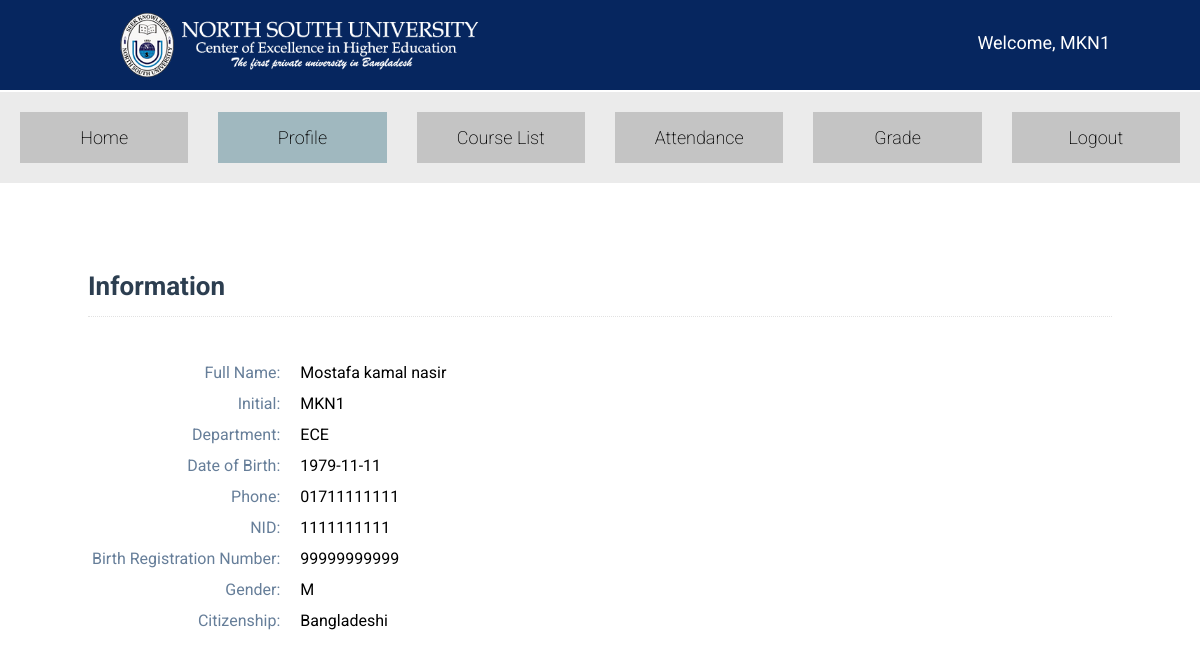
Page /faculty/faculty_profile.php (signed in) on the committed database.
### tables this page shows
CREATE TABLE `faculty_profile` (
  `name` varchar(40) DEFAULT NULL,
  `initial` varchar(10) NOT NULL,
  `department_name` varchar(10) DEFAULT NULL,
  `phone_number` varchar(15) DEFAULT NULL,
  `nid` varchar(50) NOT NULL,
  `birth_reg_no` varchar(50) NOT NULL,
  `dob` date NOT NULL,
  `gender` char(1) NOT NULL,
  `citizenship` varchar(20) DEFAULT NULL
);

### library/class.DB.php (called while the page is built, shortened)
<?php
class DB{
    public $connection;
    function __construct($configs){
        $this->connection = mysqli_connect($configs->host,$configs->username,$configs->password, $configs->dbname);
    }
    function query($sql, $debug=false){
        return mysqli_query($this->connection, $sql);
    }
}

### app.php (called while the page is built, shortened)
<?php
require PATH . './library/class.DB.php';
require PATH . './library/class.Users.php';
$APP_DB = new DB(new CONFIG_DB());

### library/class.Users.php (called while the page is built, shortened)
<?php
class USERS{
    public static function isLogged(){
        return isset($_COOKIE['logged_user']) && isset($_COOKIE['user_role']);
    }
    public static function getUserName(){
        return $_COOKIE['logged_user'];
    }
}

### faculty/faculty_profile.php (the view, shortened to what this page needs)
<?php
include "../app.php";
?>
<!DOCTYPE html>
<html lang="en">
<head>
  <link rel="stylesheet" href="../src/css/styles.css">
</head>
<body>
  <?php include "../template/header.php"; ?>
  <?php include "../template/sub_header.php"; ?>
  <?php
  $current = USERS::getUserName();
  $result = $APP_DB->query("SELECT * FROM faculty_profile WHERE initial= '$current'");
  while ($row = $result->fetch_assoc()) {
    $name = $row['name'];
    $initial = $current;
    $department_name = $row['department_name'];
    $phone_no = $row['phone_number'];
    $nid = $row['nid'];
    $birth = $row['birth_reg_no'];
    $date_of_birth = $row['dob'];
    $gender = $row['gender'];
    $citzenship = $row['citizenship'];
  }
  ?>
  <div class="container_panel">
    <h2 class="table_desc">Information</h2>
    <div class="profile_info">
      <div class="profile_info_row">
        <div class="profile_info_name">Full Name:</div>
        <div class="profile_info_value"><?php echo $name; ?></div>
      </div>
      <div class="profile_info_row">
        <div class="profile_info_name">Initial:</div>
        <div class="profile_info_value"><?php echo $initial; ?></div>
      </div>
      <div class="profile_info_row">
        <div class="profile_info_name">Department:</div>
        <div class="profile_info_value"><?php echo $department_name; ?></div>
      </div>
      <div class="profile_info_row">
        <div class="profile_info_name">Date of Birth:</div>
        <div class="profile_info_value"><?php echo $date_of_birth; ?></div>
      </div>
      <div class="profile_info_row">
        <div class="profile_info_name">Phone:</div>
        <div class="profile_info_value"><?php echo $phone_no; ?></div>
      </div>
      <div class="profile_info_row">
        <div class="profile_info_name">NID:</div>
        <div class="profile_info_value"><?php echo $nid; ?></div>
      </div>
      <div class="profile_info_row">
        <div class="profile_info_name">Birth Registration Number:</div>
        <div class="profile_info_value"><?php echo $birth; ?></div>
      </div>
      <div class="profile_info_row">
        <div class="profile_info_name">Gender:</div>
        <div class="profile_info_value"><?php echo $gender; ?></div>
      </div>
      <div class="profile_info_row">
        <div class="profile_info_name">Citizenship:</div>
        <div class="profile_info_value"><?php echo $citzenship; ?></div>
      </div>
    </div>
  </div>
</body>
</html>

### src/css/styles.css (style rules this page uses)
* { margin: 0; padding: 0; list-style: none; text-decoration: none; font-family: "Roboto", sans-serif; }
h2 { font-size: 26px; color: #2c3e50; font-weight: bold; }
.container_panel { position: relative; top: 88px; margin-left: 88px; margin-right: 88px; }
.table_desc { margin-bottom: 35px; border-bottom: 1px dotted #e2e2e2; padding-bottom: 15px; }
.profile_info, .profile_edit, .course_assign { display: table; margin-top: 40px; }
.profile_info_name, .profile_info_row, .profile_edit_name, .profile_edit_row, .course_assign_name, .course_assign_row { display: table-cell; }
.profile_info_row, .profile_edit_row, .course_assign_row { display: table-row; }
.profile_info_name, .profile_edit_name, .course_assign_name { text-align: right; padding: 6px 10px 6px 4px; font-weight: 400; color: #667e99; min-width: 135px; vertical-align: middle; }
.profile_info_value, .profile_edit_input, .course_assign_input { padding-top: 6px; padding-left: 10px; }

### rows in the picture
faculty_profile: name "Mostafa kamal nasir", department_name "ECE", dob "1979-11-11", phone_number "01711111111", nid "1111111111", birth_reg_no "99999999999", gender "M", citizenship "Bangladeshi"

### other values in the picture
$_COOKIE['logged_user'] "MKN1"
$initial "MKN1"
